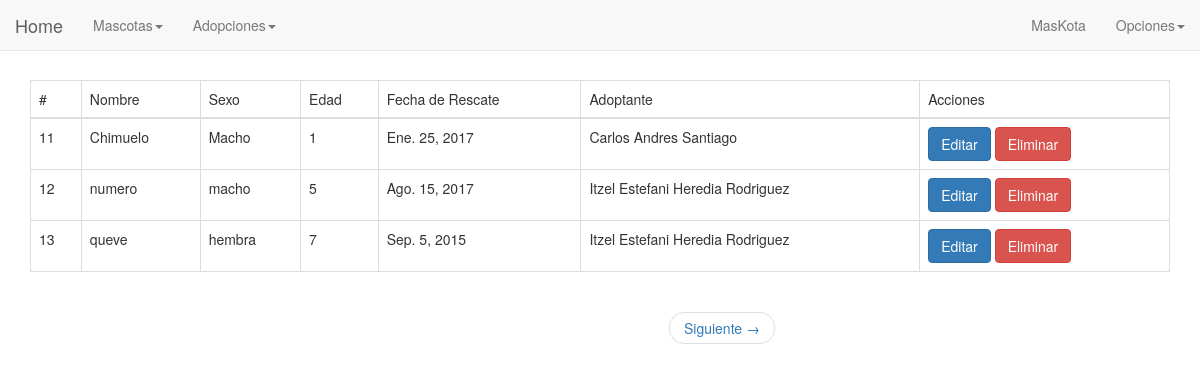
The app's page /mascota/listar (signed in) with its own data.
### mascota/models.py (models this page shows)
class Mascota(models.Model):
	nombre = models.CharField(max_length=50)
	sexo = models.CharField(max_length=10)
	edad_aproximada = models.IntegerField()
	fecha_rexcate = models.DateField()
	persona = models.ForeignKey(Persona, null=True, blank=True, on_delete=models.CASCADE)
	vacuna = models.ManyToManyField(Vacuna)

### adopcion/models.py (models this page shows, shortened)
class Persona(models.Model):
	nombre = models.CharField(max_length=50)
	apellidos = models.CharField(max_length=50)
	edad = models.IntegerField()
	telefono = models.CharField(max_length=12)
	email = models.EmailField()
	domicilio = models.TextField(default='C')

### mascota/views.py (the view)
class MascotaList(ListView):
	model = Mascota
	template_name = 'mascota/mascota_list.html'
	paginate_by = 3

### templates/mascota/mascota_list.html (shortened to what this page needs)
{% extends 'base/base.html' %}
{% load staticfiles %}
{% block content %}
<table class="table table-bordered">
	<thead>
		<tr>
			<td>#</td>
			<td>Nombre</td>
			<td>Sexo</td>
			<td>Edad</td>
			<td>Fecha de Rescate</td>
			<td>Adoptante</td>
			<td>Acciones</td>
		</tr>
	</thead>
	<tbody>
		{% if object_list %}
		{% for mascota in object_list %}
		<tr>
			<td>{{ mascota.id }}</td>
			<td>{{ mascota.nombre }}</td>
			<td>{{ mascota.sexo }}</td>
			<td>{{ mascota.edad_aproximada }}</td>
			<td>{{ mascota.fecha_rexcate }}</td>
			<td>{{ mascota.persona.nombre }} {{ mascota.persona.apellidos }}</td>
			<td>
				<a class="btn btn-primary" href="{% url 'mascota:mascota_editar' mascota.id %}">Editar</a>
				<a class="btn btn-danger" href="{% url 'mascota:mascota_eliminar' mascota.id %}">Eliminar</a>
			</td>
		</tr>
		{% endfor %}
		{% else %}
		<h1>No hay registros de mascotas</h1>
		{% endif %}
	</tbody>
</table>
<div class="col-md-4 col-md-offset-4">
		<ul class="pager">
			<li class="next">
				{% if page_obj.has_next %}
				<a href="?page={{ page_obj.next_page_number }}">Siguiente &rarr; </a>
				{% endif %}
			</li>
		</ul>
</div>
{% endblock %}

### templates/base/base.html (style rules this page uses)
body { padding-top: 80px; }

### records on screen
Mascota: id "11", nombre "Chimuelo", sexo "Macho", edad_aproximada "1", fecha_rexcate "Ene. 25, 2017", persona.nombre "Carlos Andres", persona.apellidos "Santiago"
Mascota: id "12", nombre "numero", sexo "macho", edad_aproximada "5", fecha_rexcate "Ago. 15, 2017", persona.nombre "Itzel Estefani", persona.apellidos "Heredia Rodriguez"
Mascota: id "13", nombre "queve", sexo "hembra", edad_aproximada "7", fecha_rexcate "Sep. 5, 2015", persona.nombre "Itzel Estefani", persona.apellidos "Heredia Rodriguez"
